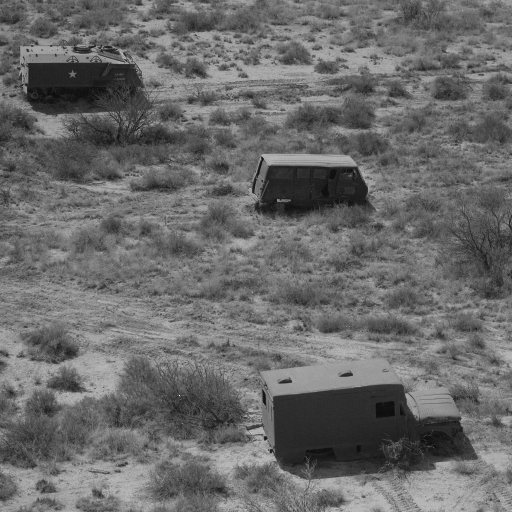
#> input picture DIP/DIP_Lab_406/images/7.1.05.tiff, 512 x 512 px, found by its file name
$ python lab_exp_05_EDGE_DETECTION.py
#> lines starting #> are read from the running program, lines starting #| are printed output that depends on the picture
import matplotlib.pyplot as plt
from skimage import io, color, filters
import numpy as np

# Load image
image_path = '/Users/abdullahnazmus-sakib/Desktop/4_1_All_Resource/DIP/DIP_Lab_406/images/7.1.05.tiff'
image = io.imread(image_path)
#> image is the input picture: shape (512, 512); min 12, max 249, mean 106.4

# Convert to grayscale if needed
gray_image = color.rgb2gray(image) if image.ndim == 3 else image

# Apply edge detection filters
edges_prewitt = filters.prewitt(gray_image)
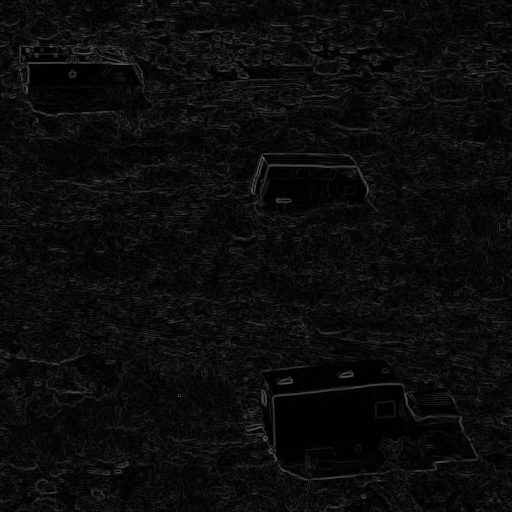
#> edges_prewitt: shape (512, 512) float64; min 0, max 0.409, mean 0.0479
edges_sobel = filters.sobel(gray_image)
edges_roberts = filters.roberts(gray_image)

# Plot results
fig, axes = plt.subplots(1, 4, figsize=(16, 5))
axes[0].imshow(gray_image, cmap='gray')
axes[0].set_title('Original Grayscale')
axes[0].axis('off')

axes[1].imshow(edges_prewitt, cmap='gray')
axes[1].set_title('Prewitt Edge')
axes[1].axis('off')

axes[2].imshow(edges_sobel, cmap='gray')
axes[2].set_title('Sobel Edge')
axes[2].axis('off')

axes[3].imshow(edges_roberts, cmap='gray')
axes[3].set_title('Roberts Edge')
axes[3].axis('off')

plt.tight_layout()
plt.show()
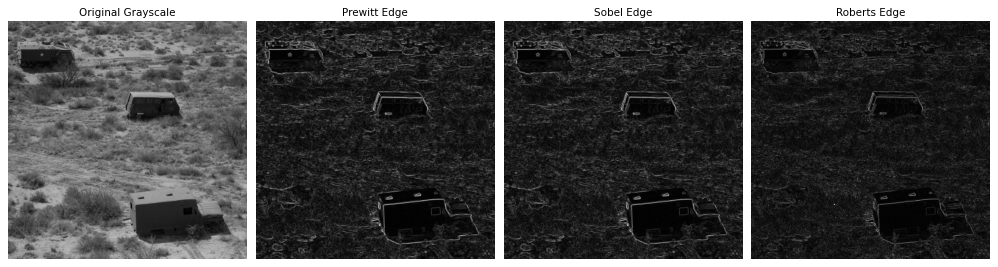
#> figure drawn by matplotlib, 4 panels
